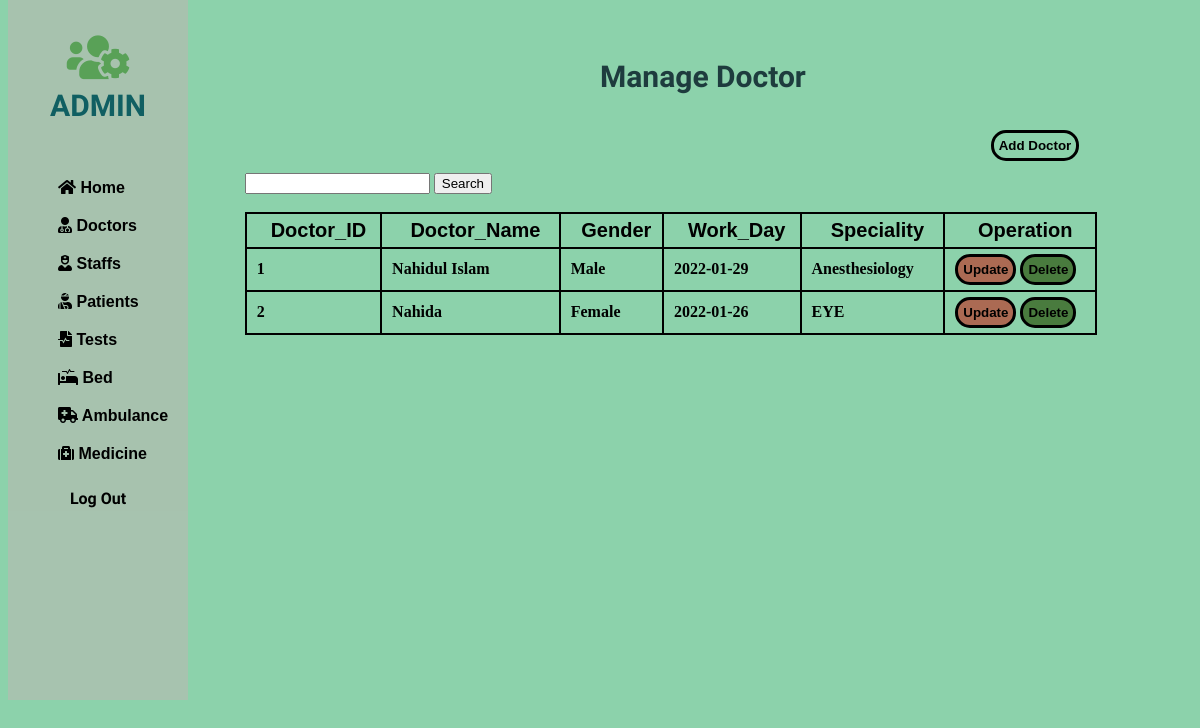
Before: /php/Doctor/search-con.php with the older database file.
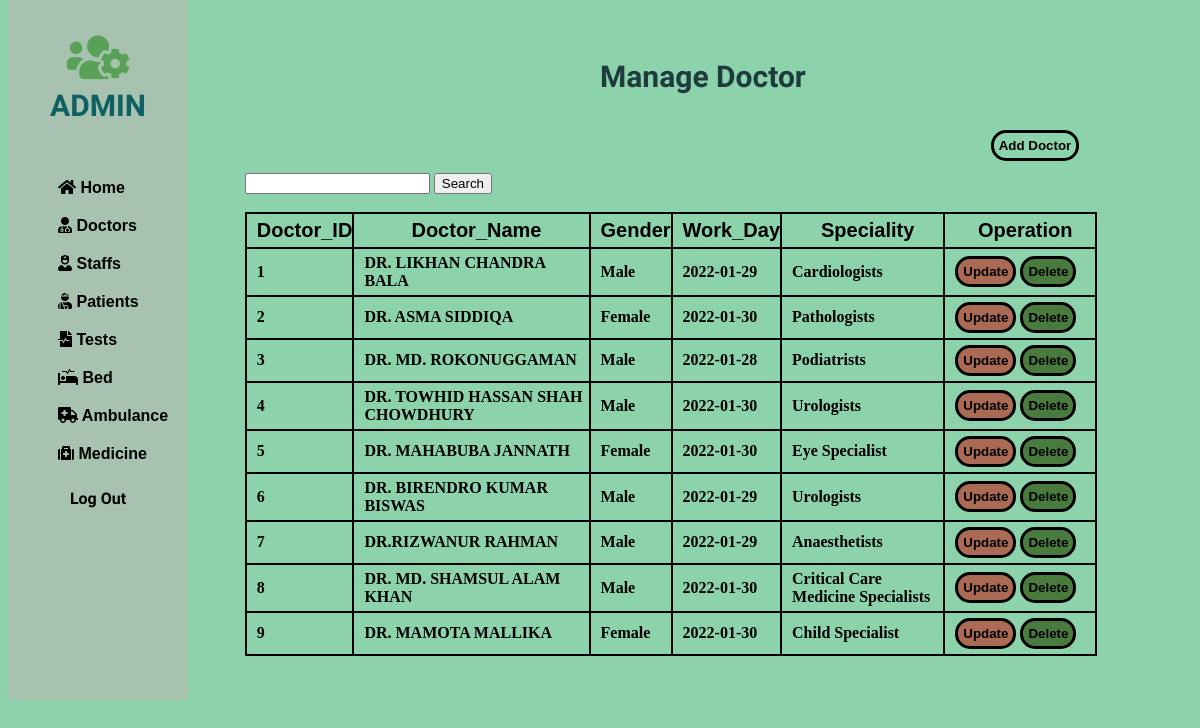
After: the same page with the newer database file.
### tables this page shows
CREATE TABLE IF NOT EXISTS `doctor` (
  `D_ID` int(11) NOT NULL,
  `D_Name` varchar(225) NOT NULL,
  `Gender` enum('Male','Female','Others') NOT NULL,
  `Work_Day` date NOT NULL,
  `Speciality` varchar(225) NOT NULL,
  PRIMARY KEY (`D_ID`),
  UNIQUE KEY `D_ID` (`D_ID`)
);

### php/Doctor/search-con.php (the view, shortened to what this page needs)
<!DOCTYPE html>
<html lang="en">
<head>
    <link rel="stylesheet" href="https://use.fontawesome.com/releases/v5.15.4/css/all.css">
    <link rel="stylesheet" href="https://use.fontawesome.com/releases/v5.15.4/css/all.css">
</head>
<body>
    <div class="slidebar">
        <header>
            <span>
                <i class="fas fa-users-cog"></i><br>
            </span>
            ADMIN
        </header>
        <ul>
            <li>
                <a href="/php/home.php"><i class="fas fa-home"></i> Home</a>
            </li>
            <li>
                <a href="/php/Doctor/doctor.php"><i class="fas fa-user-md"></i> Doctors</a>
            </li>
            <li>
                <a href="/php/staff/staff.php"><i class="fas fa-user-nurse"></i> Staffs</a>
            </li>
            <li>
                <a href="/php/patient/patient.php"><i class="fas fa-user-injured"></i> Patients</a>
            </li>
            <li>
                <a href="/php/test/test.php"><i class="fas fa-file-medical-alt"></i> Tests</a>
            </li>
            <li>
                <a href="/php/bed/bed.php"><i class="fas fa-procedures"></i> Bed</a>
            </li>
            <li>
                <a href="/php/Ambulence/ambulence.php"><i class="fas fa-ambulance"></i> Ambulance</a>
            </li>
            <li>
                <a href="/php/medicine/medicine.php"><i class="fas fa-medkit"></i> Medicine</a>
            </li>
        </ul>
        <div>
            <a style="text-decoration: none;" href="/php/index.php">
                <div class="logout">
                    Log Out
                </div>
            </a>
        </div>
    </div>
    <div class="container">
        <div class="row">
            <div style="margin-left: 50%; margin-top: 5%;">
                <h2>Manage <b>Doctor</b></h2>
            </div>
            <div style="margin-left: 83%; margin-top: 3%;">
                <button class="docadd"><a href="/php/Doctor/add-doctor.php">Add Doctor</a></button>
            </div>
        </div>
    </div>
    <div class="card-body">
        <div style="margin-left: 20%; margin-top: 1%;">
            <form method="post" action="search-con.php">
                <input type="text" name="search" required />
                <input type="submit" value="Search" />
            </form>
            <br>
            <table id="dataTable" width="90%" cellspacing="10">
                <thead>
                    <tr>
                        <th> Doctor_ID </th>
                        <th> Doctor_Name </th>
                        <th> Gender </th>
                        <th> Work_Day </th>
                        <th> Speciality </th>
                        <th> Operation </th>
                    </tr>
                </thead>
                <tbody>
                    <?php
                    $search = $_POST['search'];
                    include 'db_conn.php';
                    $sql = "select * from doctor where D_ID like '%$search%' OR D_Name like '%$search%' OR Gender like '%$search%' OR Work_Day like '%$search%' OR Speciality like '%$search%'";
                    $query = mysqli_query($conn, $sql);
                    while ($Patient_data = mysqli_fetch_array($query)) {
                    ?>
                        <tr>
                            <td><?php echo  $Patient_data['D_ID']; ?></td>
                            <td><?php echo $Patient_data['D_Name'];  ?></td>
                            <td><?php echo $Patient_data['Gender'];  ?></td>
                            <td><?php echo $Patient_data['Work_Day'];  ?></td>
                            <td><?php echo $Patient_data['Speciality'];  ?></td>
                            <td style="width: 140px;">
                                <button class="tabbutton" style="background:      rgba(178, 83, 64, 0.819);"><a href="/php/Doctor/update-doctor.php?D_ID=<?php echo $Patient_data['D_ID']; ?>" class="btn btn-danger"><b>Update</b></a></button>
                                <button class="tabbutton" style="background:      rgba(59, 104, 39, 0.819 );"> <a href="/php/Doctor/Delete.php?D_ID=<?php echo $Patient_data['D_ID'];  ?>" class="btn btn-success"><b>Delete</b></a></button> &nbsp;
                            </td>
                        </tr>
                    <?php
                    }
                    ?>
                </tbody>
            </table>
        </div>
    </div>
</body>
</html>

Changed rows visible on the page:
changed doctor id 1: D_Name "Nahidul Islam" → "DR. LIKHAN CHANDRA BALA"; Speciality "Anesthesiology" → "Cardiologists"
changed doctor id 2: D_Name "Nahida" → "DR. ASMA SIDDIQA"; Work_Day "2022-01-26" → "2022-01-30"; Speciality "EYE" → "Pathologists"
added doctor: D_ID "3", D_Name "DR. MD. ROKONUGGAMAN", Gender "Male", Work_Day "2022-01-28", Speciality "Podiatrists"
added doctor: D_ID "4", D_Name "DR. TOWHID HASSAN SHAH CHOWDHURY", Gender "Male", Work_Day "2022-01-30", Speciality "Urologists"
added doctor: D_ID "5", D_Name "DR. MAHABUBA JANNATH", Gender "Female", Work_Day "2022-01-30", Speciality "Eye Specialist"
added doctor: D_ID "6", D_Name "DR. BIRENDRO KUMAR BISWAS", Gender "Male", Work_Day "2022-01-29", Speciality "Urologists"
added doctor: D_ID "7", D_Name "DR.RIZWANUR RAHMAN", Gender "Male", Work_Day "2022-01-29", Speciality "Anaesthetists"
added doctor: D_ID "8", D_Name "DR. MD. SHAMSUL ALAM KHAN", Gender "Male", Work_Day "2022-01-30", Speciality "Critical Care Medicine Specialists"
added doctor: D_ID "9", D_Name "DR. MAMOTA MALLIKA", Gender "Female", Work_Day "2022-01-30", Speciality "Child Specialist"
